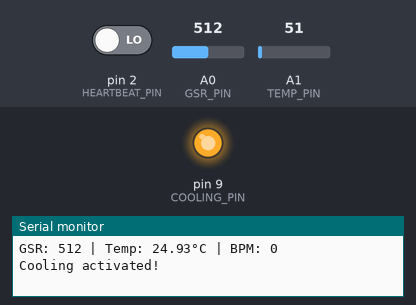
Recording of a sketch running on a simulated Arduino Uno, built with avr-gcc and run on an emulated ATmega328P. Shown: output pins drawn as LEDs (lit = HIGH), the last lines printed to the serial monitor. The inputs (shaded band) are chosen by the test bench; at power-on: A0 (GSR_PIN) = 512, pin 2 (HEARTBEAT_PIN) LOW, A1 (TEMP_PIN) = 51.

Above: at 1.2 s.
1.3 s: A0 (GSR_PIN) set to 109
4.2 s: A0 (GSR_PIN) set to 95
At 7.5 s:
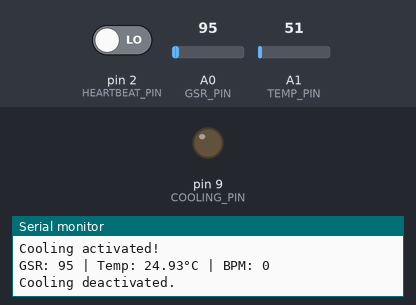
10.2 s: A0 (GSR_PIN) set to 122
At 13.3 s:
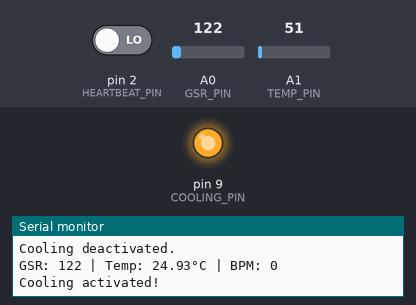
14.5 s: A0 (GSR_PIN) set to 90
At 17.6 s:
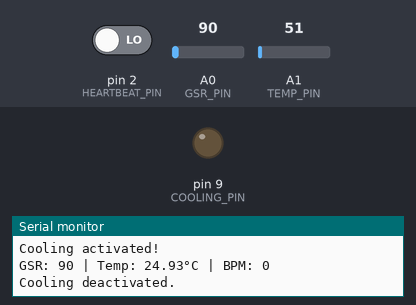
Timing chart, 0 to 19.1 s (numbered marks = the images above; inputs shaded):
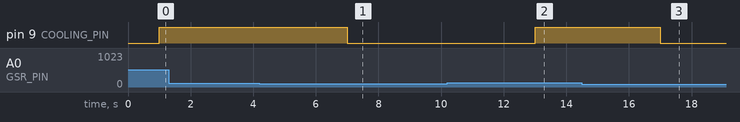

The sketch:

cooling_system.ino
```cpp
//Feed in manual values (for crossing a certain threshold for sensors)
#define GSR_PIN A0       // GSR sensor connected to analog pin A0
#define TEMP_PIN A1      // LM35 temperature sensor connected to analog pin A1
#define HEARTBEAT_PIN 2  // Heartbeat sensor connected to digital pin 2
#define COOLING_PIN 9    // Output pin to activate cooling mechanism

const int gsrThreshold = 100;       // Adjust threshold for sweat detection
const float tempThreshold = 35.0;   // Adjust threshold for body temperature (Celsius)
const int bpmThreshold = 100;       // Adjust threshold for heart rate

int gsrValue = 0;
float temperature = 0.0;
int bpm = 0;

void setup() {
    Serial.begin(9600);
    pinMode(HEARTBEAT_PIN, INPUT);
    pinMode(COOLING_PIN, OUTPUT);
}

void loop() {
    // Read GSR sensor value
    gsrValue = analogRead(GSR_PIN);

    // Read temperature sensor (LM35: 10mV per degree Celsius)
    int tempRaw = analogRead(TEMP_PIN);
    temperature = (tempRaw * 5.0 / 1023.0) * 100.0;

    // Read heartbeat sensor (basic approach, needs proper BPM calculation)
    bpm = readHeartRate();

    Serial.print("GSR: "); Serial.print(gsrValue);
    Serial.print(" | Temp: "); Serial.print(temperature);
    Serial.print("°C | BPM: "); Serial.println(bpm);

    // Check if any parameter crosses the threshold
    if (gsrValue > gsrThreshold || temperature > tempThreshold || bpm > bpmThreshold) {
        activateCooling();
    } else {
        deactivateCooling();
    }

    delay(1000);
}

// Function to read heart rate (basic pulse detection, should be improved with a proper algorithm)
int readHeartRate() {
    int pulseCount = 0;
    unsigned long startTime = millis();
    while (millis() - startTime < 1000) { // Count pulses in 1 second
        if (digitalRead(HEARTBEAT_PIN) == HIGH) {
            pulseCount++;
            delay(100); // Basic debounce (adjust as needed)
        }
    }
    return pulseCount * 6; // Convert to BPM (approximation)
}

// Function to activate cooling system
void activateCooling() {
    digitalWrite(COOLING_PIN, HIGH);
    Serial.println("Cooling activated!");
}

// Function to deactivate cooling system
void deactivateCooling() {
    digitalWrite(COOLING_PIN, LOW);
    Serial.println("Cooling deactivated.");
}
```

Measured:
- the behaviour switches between 101 and 100 on A0 (GSR_PIN) (found by bisection; images 0 and 1)
- after the input at 4.2 s, pin 9 (COOLING_PIN): HIGH → LOW after 2.8 s
- after the input at 10.2 s, pin 9 (COOLING_PIN): LOW → HIGH after 2.8 s
- after the input at 14.5 s, pin 9 (COOLING_PIN): HIGH → LOW after 2.5 s
